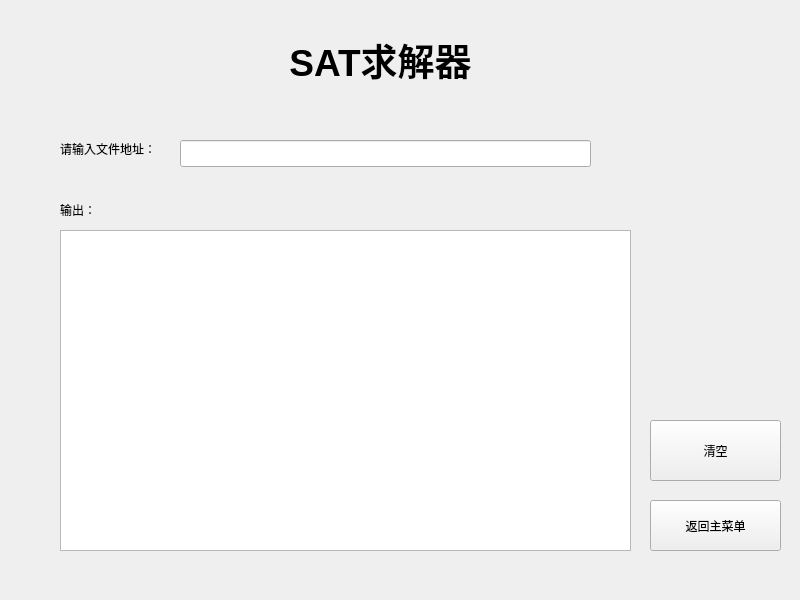
<?xml version="1.0" encoding="UTF-8"?>
<ui version="4.0">
 <class>SAT_Widget</class>
 <widget class="QWidget" name="SAT_Widget">
  <property name="geometry">
   <rect>
    <x>0</x>
    <y>0</y>
    <width>800</width>
    <height>600</height>
   </rect>
  </property>
  <property name="windowTitle">
   <string>Form</string>
  </property>
  <widget class="QPushButton" name="ptn_return_mainwindow">
   <property name="geometry">
    <rect>
     <x>650</x>
     <y>500</y>
     <width>131</width>
     <height>51</height>
    </rect>
   </property>
   <property name="text">
    <string>返回主菜单</string>
   </property>
  </widget>
  <widget class="QLabel" name="label">
   <property name="geometry">
    <rect>
     <x>220</x>
     <y>30</y>
     <width>321</width>
     <height>61</height>
    </rect>
   </property>
   <property name="text">
    <string>&lt;html&gt;&lt;head/&gt;&lt;body&gt;&lt;p align=&quot;center&quot;&gt;&lt;span style=&quot; font-size:28pt; font-weight:700;&quot;&gt;SAT求解器&lt;/span&gt;&lt;/p&gt;&lt;/body&gt;&lt;/html&gt;</string>
   </property>
   <property name="alignment">
    <set>Qt::AlignCenter</set>
   </property>
  </widget>
  <widget class="QLineEdit" name="input">
   <property name="geometry">
    <rect>
     <x>180</x>
     <y>140</y>
     <width>411</width>
     <height>27</height>
    </rect>
   </property>
   <property name="text">
    <string/>
   </property>
  </widget>
  <widget class="QLabel" name="label_2">
   <property name="geometry">
    <rect>
     <x>60</x>
     <y>110</y>
     <width>121</width>
     <height>78</height>
    </rect>
   </property>
   <property name="text">
    <string>请输入文件地址：</string>
   </property>
  </widget>
  <widget class="QLabel" name="label_3">
   <property name="geometry">
    <rect>
     <x>60</x>
     <y>200</y>
     <width>69</width>
     <height>19</height>
    </rect>
   </property>
   <property name="text">
    <string>输出：</string>
   </property>
  </widget>
  <widget class="QTextBrowser" name="output">
   <property name="geometry">
    <rect>
     <x>60</x>
     <y>230</y>
     <width>571</width>
     <height>321</height>
    </rect>
   </property>
   <property name="html">
    <string>&lt;!DOCTYPE HTML PUBLIC &quot;-//W3C//DTD HTML 4.0//EN&quot; &quot;http://www.w3.org/TR/REC-html40/strict.dtd&quot;&gt;
&lt;html&gt;&lt;head&gt;&lt;meta name=&quot;qrichtext&quot; content=&quot;1&quot; /&gt;&lt;meta charset=&quot;utf-8&quot; /&gt;&lt;style type=&quot;text/css&quot;&gt;
p, li { white-space: pre-wrap; }
hr { height: 1px; border-width: 0; }
li.unchecked::marker { content: &quot;\2610&quot;; }
li.checked::marker { content: &quot;\2612&quot;; }
&lt;/style&gt;&lt;/head&gt;&lt;body style=&quot; font-family:'Microsoft YaHei UI'; font-size:9pt; font-weight:400; font-style:normal;&quot;&gt;
&lt;p style=&quot;-qt-paragraph-type:empty; margin-top:0px; margin-bottom:0px; margin-left:0px; margin-right:0px; -qt-block-indent:0; text-indent:0px;&quot;&gt;&lt;br /&gt;&lt;/p&gt;&lt;/body&gt;&lt;/html&gt;</string>
   </property>
  </widget>
  <widget class="QPushButton" name="ptn_clear">
   <property name="geometry">
    <rect>
     <x>650</x>
     <y>420</y>
     <width>131</width>
     <height>61</height>
    </rect>
   </property>
   <property name="text">
    <string>清空</string>
   </property>
  </widget>
 </widget>
 <resources/>
 <connections>
  <connection>
   <sender>ptn_clear</sender>
   <signal>clicked()</signal>
   <receiver>output</receiver>
   <slot>clear()</slot>
   <hints>
    <hint type="sourcelabel">
     <x>715</x>
     <y>450</y>
    </hint>
    <hint type="destinationlabel">
     <x>345</x>
     <y>390</y>
    </hint>
   </hints>
  </connection>
 </connections>
</ui>
